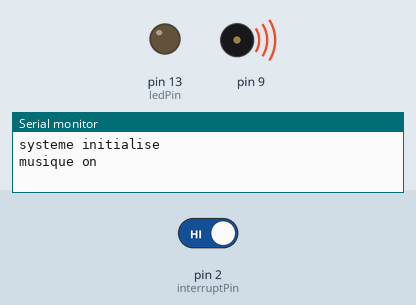
This sketch was run on a simulated Arduino Uno, built with avr-gcc and run on an emulated ATmega328P. Shown: output pins drawn as LEDs (lit = HIGH), buzzer (waves = sounding), the last lines printed to the serial monitor. The inputs (shaded band) are chosen by the test bench; at power-on: pin 2 (interruptPin) HIGH.

Above: at 4.3 s.
4.4 s: pin 2 (interruptPin) driven LOW
At 5.5 s:
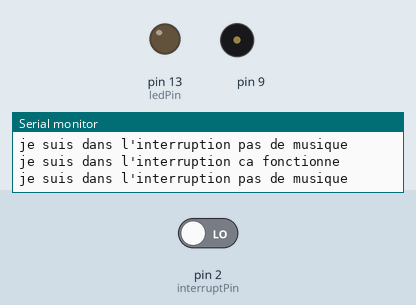
6.3 s: pin 2 (interruptPin) driven HIGH
At 6.8 s:
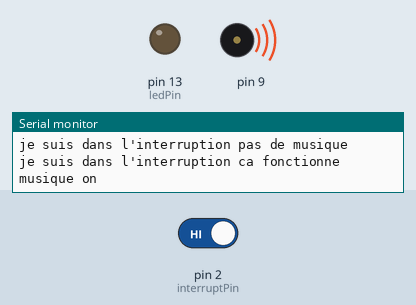
Timing chart, 0 to 13.8 s (numbered marks = the images above; inputs shaded):
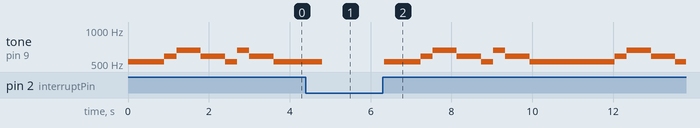

The sketch:

au_clair_de_lune.ino
```cpp
// Définition des fréquences des notes de musiques de la 4ème octave
#define OCTAVE_4_DO 523
#define OCTAVE_4_RE 587
#define OCTAVE_4_MI 659
#define OCTAVE_4_FA 698
#define OCTAVE_4_SOL 784
#define OCTAVE_4_LA 880
#define OCTAVE_4_SI 988
const byte ledPin = 13;
const byte interruptPin = 2;
volatile byte state = LOW;
// Définition de la durée d'un temps en millisecondes
#define DUREE_TEMPS 300
// Fonction de démarrage, s'exécute une seule fois:
void setup()
{
  Serial.begin(9600);
  pinMode(ledPin, OUTPUT);
  pinMode(interruptPin, INPUT_PULLUP);
  attachInterrupt(digitalPinToInterrupt(interruptPin), interruption, LOW);
  Serial.println("systeme initialise");
}
// Fonction principale du programme, s'exécute en boucle:
void loop()
{
    // Jeu des 11 premières notes de "Au clair de la lune"

    Serial.println("musique on");
    JouerNote(OCTAVE_4_DO, 1);
    JouerNote(OCTAVE_4_DO, 1);
    JouerNote(OCTAVE_4_DO, 1);
    JouerNote(OCTAVE_4_RE, 1);
    JouerNote(OCTAVE_4_MI, 2);
    JouerNote(OCTAVE_4_RE, 2);
    JouerNote(OCTAVE_4_DO, 1);
    JouerNote(OCTAVE_4_MI, 1);
    JouerNote(OCTAVE_4_RE, 1);
    JouerNote(OCTAVE_4_RE, 1);
    JouerNote(OCTAVE_4_DO, 4);

}
void JouerNote(unsigned int Note_P, unsigned int NombreTemps_P)
{
    // Lance l'émission de la note
    tone(9, Note_P, NombreTemps_P * DUREE_TEMPS);
    // Attend que la note soit terminée de jouée
    delay(NombreTemps_P * DUREE_TEMPS);

}
void interruption() {
  state = !state;
  Serial.print("je suis dans l'interruption ");
  if(state){
    Serial.println("pas de musique");
  }else{
    Serial.println("ca fonctionne");
  }
}
```

Measured:
- after the input at 6.3 s, tone on pin 9: plays 523 Hz for 0.90 s, 587 Hz for 0.30 s, 659 Hz for 0.60 s, 587 Hz for 0.60 s, 523 Hz for 0.30 s, 659 Hz for 0.30 s … (12 notes in this stretch), starting at once
- by itself, tone on pin 9: plays 523 Hz for 0.90 s, 587 Hz for 0.30 s, 659 Hz for 0.60 s, 587 Hz for 0.60 s, 523 Hz for 0.30 s, 659 Hz for 0.30 s … (8 notes in this stretch)
